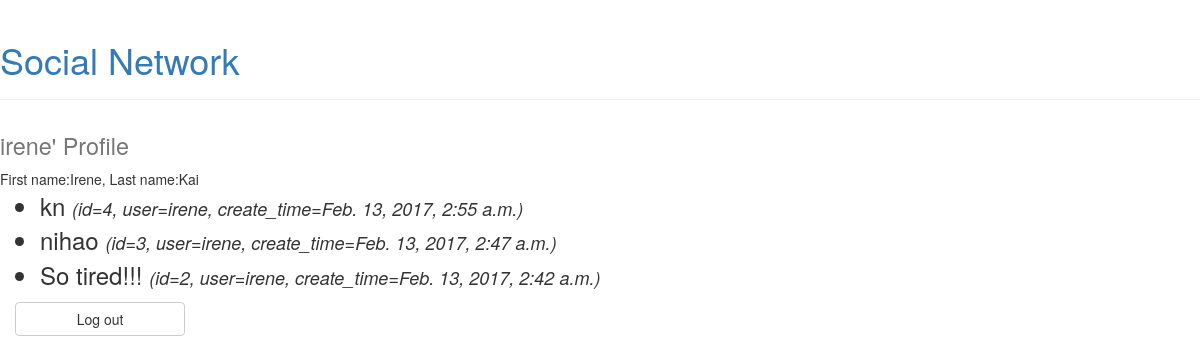
Page /socialnetwork/profile/irene (signed in) on the committed database.
### socialnetwork/models.py (models this page shows, shortened)
class Post(models.Model):
    text = models.CharField(max_length=160)
    user = models.ForeignKey(User, default=None)
    create_time = models.DateTimeField()

### socialnetwork/views.py (the view)
# urls.py: url(r'^profile/(?P<username>\w+)$', views.profile),
@login_required
def profile(request,username):
    context={}
    thisuser = User.objects.get(username=username)
    posts = Post.objects.order_by('create_time').reverse()
    context = {'username':username, 'first_name':thisuser.first_name, 'last_name':thisuser.last_name, 'posts':posts}
    return render(request, 'socialnetwork/profile.html', context)

### socialnetwork/templates/socialnetwork/profile.html (shortened to what this page needs)
<!doctype html>
<html>
<head>
    <link rel="stylesheet" href="/static/socialnetwork/socialnetwork.css">
    <link href="/static/socialnetwork/css/bootstrap.min.css" rel="stylesheet">
</head>
<body>
    <div class="page-header"><a href="/socialnetwork/"><h1>Social Network</h1></a></div>
    <h1><small>{{username}}' Profile</small></h1>
    <div>First name:{{first_name}}, Last name:{{last_name}}</div>
    <ul>
        {% for post in posts %}
            {% if post.user.username == username%}
            <li>
                {{post.text}}
                <span class="details">
                    (id={{post.id}},
                    user={{post.user}},
                    create_time={{post.create_time}})
                </span>
            </li>
            {% endif %}
        {% endfor %}
    </ul>
    <div class="col-sm-2">
        <a href="/socialnetwork/logout"><input type="button" class="btn btn-default btn-block" value="Log out"/></a>
    </div>
</body>
</html>

### socialnetwork/static/socialnetwork/socialnetwork.css (style rules this page uses)
input { font-size: x-large; }
li { font-size: x-large; }
.details { font-size: large; font-style: italic; }

### rows in the picture
Post: text "kn", id "4", user "irene", create_time "Feb. 13, 2017, 2:55 a.m."
Post: text "nihao", id "3", user "irene", create_time "Feb. 13, 2017, 2:47 a.m."
Post: text "So tired!!!", id "2", user "irene", create_time "Feb. 13, 2017, 2:42 a.m."

### other values in the picture
{{ username }} "irene"
{{ first_name }} "Irene"
{{ last_name }} "Kai"
